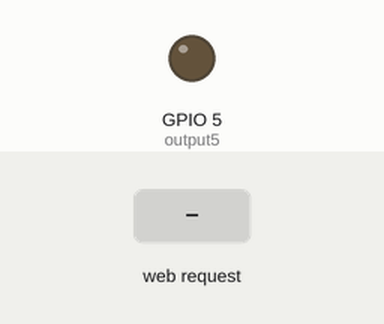
Recording of a program running on a simulated ESP8266 (NodeMCU). On the bench: output pins drawn as LEDs (lit = HIGH). The test bench sets the inputs (shaded band). WiFi joins after 1.5 s; servers stay silent unless stated; what the program prints to the serial monitor is not drawn.

Above: at 2.7 s.
2.8 s: HTTP request GET /5/on received
At 3.1 s:
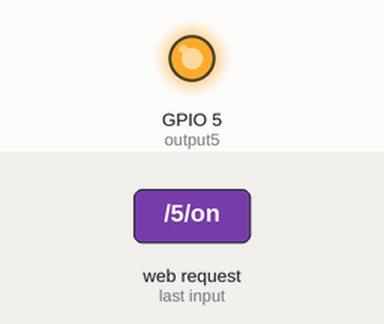
4.3 s: HTTP request GET /5/off received
At 5.5 s:
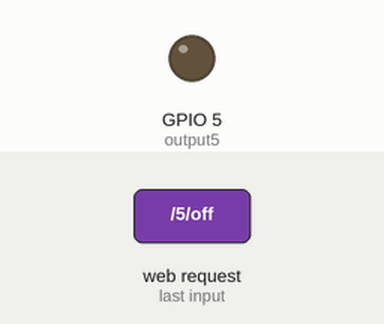
Timing chart, 0 to 7.3 s (numbered marks = the images above; inputs shaded):
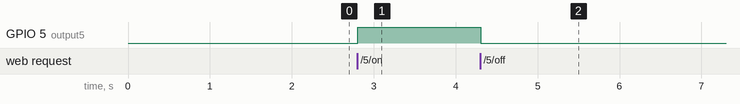

The program:

main.cpp
```cpp
#include <Arduino.h>
#include <ESP8266WiFi.h>


const char* ssid     = "PROF.RAFAEL";
const char* password = "";
IPAddress ip(192,168,1,69);
IPAddress gateway(192,168,1,1);
IPAddress subnet(255,255,255,0);


WiFiServer server(80);


String header;


String output5State = "off";


const int output5 = 5;


unsigned long currentTime = millis();

unsigned long previousTime = 0;

const long timeoutTime = 2000;

void setup() {
  Serial.begin(9600);

  pinMode(output5, OUTPUT);


  digitalWrite(output5, LOW);


  Serial.print("Connecting to ");
  Serial.println(ssid);
  WiFi.begin(ssid, password);
  WiFi.config(ip, gateway, subnet);
  while (WiFi.status() != WL_CONNECTED) {
    delay(500);
    Serial.print(".");
  }

  Serial.println("");
  Serial.println("WiFi connected.");
  Serial.println("IP address: ");
  Serial.println(WiFi.localIP());
  server.begin();
}

void loop(){
  WiFiClient client = server.available();
  if (client) {
    Serial.println("New Client.");
    String currentLine = "";
    currentTime = millis();
    previousTime = currentTime;
    while (client.connected() && currentTime - previousTime <= timeoutTime) {
      currentTime = millis();
      if (client.available()) {
        char c = client.read();
        Serial.write(c);
        header += c;
        if (c == '\n') {

          if (currentLine.length() == 0) {

            client.println("HTTP/1.1 200 OK");
            client.println("Content-type:text/html");
            client.println("Connection: close");
            client.println();


            if (header.indexOf("GET /5/on") >= 0) {
              Serial.println("GPIO 5 on");
              output5State = "on";
              digitalWrite(output5, HIGH);
            } else if (header.indexOf("GET /5/off") >= 0) {
              Serial.println("GPIO 5 off");
              output5State = "off";
              digitalWrite(output5, LOW);
            }

            ///cor modificada

            client.println("<!DOCTYPE html><html>");
            client.println("<head><meta name=\"viewport\" content=\"width=device-width, initial-scale=1\">");
            client.println("<link rel=\"icon\" href=\"data:,\">");

            client.println("<style>html { font-family: Helvetica; display: inline-block; margin: 0px auto; text-align: center;}");
            client.println(".button { background-color: #195B6A; border: none; color: white; padding: 16px 40px;");
            client.println("text-decoration: none; font-size: 30px; margin: 2px; cursor: pointer;}");
            client.println(".button2 {background-color: #000080;}</style></head>");

           ///Modificado o nome do servidor///

            client.println("<body><h1>###Anonimos que se preocupem#####</h1>");
            client.println("<body><h2>iotgang</h2>");


            client.println("<p>GPIO 5 - State " + output5State + "</p>");

            if (output5State=="off") {
              client.println("<p><a href=\"/5/on\"><button class=\"button\">ON</button></a></p>");
            } else {
              client.println("<p><a href=\"/5/off\"><button class=\"button button2\">OFF</button></a></p>");
            }

            client.println("</body></html>");


            client.println();

            break;
          } else {
            currentLine = "";
          }
        } else if (c != '\r') {
          currentLine += c;
        }
      }
    }

    header = "";

    client.stop();
    Serial.println("Client disconnected.");
    Serial.println("");
  }
}
```

Measured:
- after the input at 2.8 s, GPIO 5 (output5): LOW → HIGH at once
- after the input at 4.3 s, GPIO 5 (output5): HIGH → LOW at once
